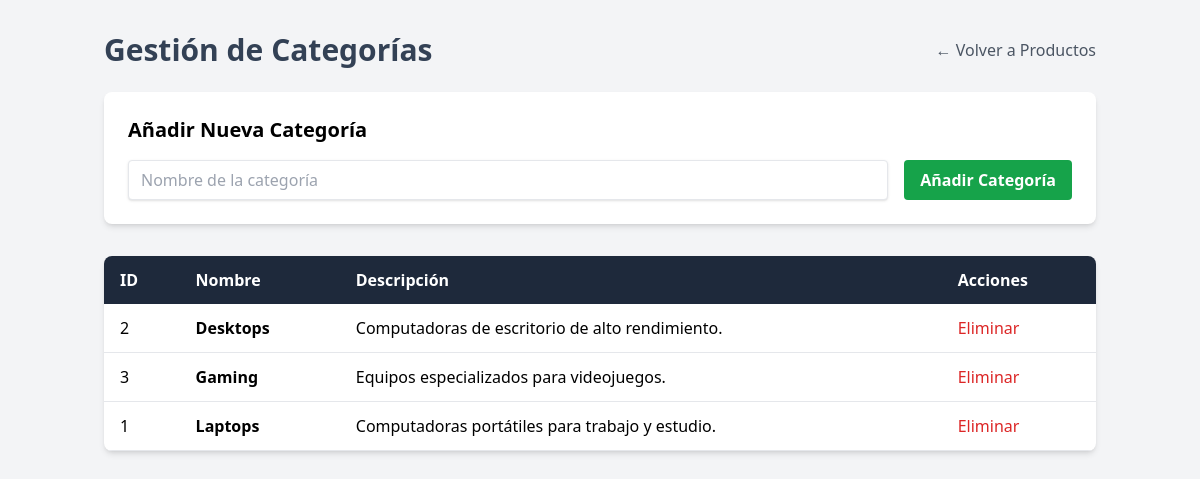
The page /admin/categorias.php (signed in) on the database its author committed.
### tables this page shows
CREATE TABLE IF NOT EXISTS categorias (
    id INT AUTO_INCREMENT PRIMARY KEY,                  
    nombre VARCHAR(100) NOT NULL UNIQUE,                
    descripcion TEXT,                                   
    created_at TIMESTAMP DEFAULT CURRENT_TIMESTAMP       
);

### admin/categorias.php (the view, shortened to what this page needs)
<?php
require_once '../config/database.php';
 $categorias = $pdo->query("SELECT * FROM categorias ORDER BY nombre")->fetchAll(PDO::FETCH_ASSOC);
?>
<!DOCTYPE html>
<html lang="es">
<head>
    <script src="https://cdn.tailwindcss.com"></script>
</head>
<body class="bg-gray-100">
    <div class="container mx-auto px-4 py-8">
        <div class="flex justify-between items-center mb-6">
            <h1 class="text-3xl font-bold text-slate-700">Gestión de Categorías</h1>
            <a href="index.php" class="text-gray-600 hover:text-gray-800">← Volver a Productos</a>
        </div>
        <div class="bg-white shadow-md rounded-lg p-6 mb-8">
            <h2 class="text-xl font-semibold mb-4">Añadir Nueva Categoría</h2>
            <form action="procesar_categoria.php" method="POST">
                <div class="flex space-x-4">
                    <input type="text" name="nombre" placeholder="Nombre de la categoría" required class="flex-grow shadow appearance-none border rounded py-2 px-3 text-gray-700 leading-tight focus:outline-none focus:shadow-outline">
                    <button type="submit" class="bg-green-600 hover:bg-green-700 text-white font-bold py-2 px-4 rounded focus:outline-none focus:shadow-outline">
                        Añadir Categoría
                    </button>
                </div>
            </form>
        </div>
        <div class="bg-white shadow-md rounded-lg overflow-hidden">
            <table class="w-full table-auto">
                <thead class="bg-slate-800 text-white">
                    <tr>
                        <th class="px-4 py-3 text-left">ID</th>
                        <th class="px-4 py-3 text-left">Nombre</th>
                        <th class="px-4 py-3 text-left">Descripción</th>
                        <th class="px-4 py-3 text-left">Acciones</th>
                    </tr>
                </thead>
                <tbody>
                    <?php foreach ($categorias as $categoria): ?>
                    <tr class="border-b hover:bg-gray-50">
                        <td class="px-4 py-3"><?php echo $categoria['id']; ?></td>
                        <td class="px-4 py-3 font-semibold"><?php echo htmlspecialchars($categoria['nombre']); ?></td>
                        <td class="px-4 py-3"><?php echo htmlspecialchars($categoria['descripcion']); ?></td>
                        <td class="px-4 py-3">
                            <a href="procesar_categoria.php?delete=<?php echo $categoria['id']; ?>" class="text-red-600 hover:text-red-800" onclick="return confirm('¿Estás seguro? Esto eliminará la categoría y todos sus productos asociados.');">
                                <i class="fas fa-trash-alt"></i> Eliminar
                            </a>
                        </td>
                    </tr>
                    <?php endforeach; ?>
                </tbody>
            </table>
        </div>
    </div>
</body>
</html>

### rows shown on the page
categorias: id "2", nombre "Desktops", descripcion "Computadoras de escritorio de alto rendimiento."
categorias: id "3", nombre "Gaming", descripcion "Equipos especializados para videojuegos."
categorias: id "1", nombre "Laptops", descripcion "Computadoras portátiles para trabajo y estudio."
